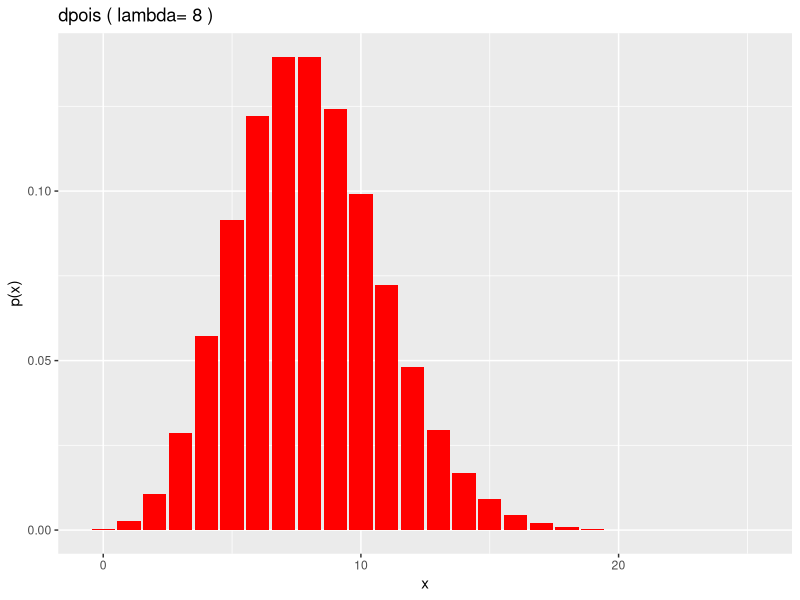
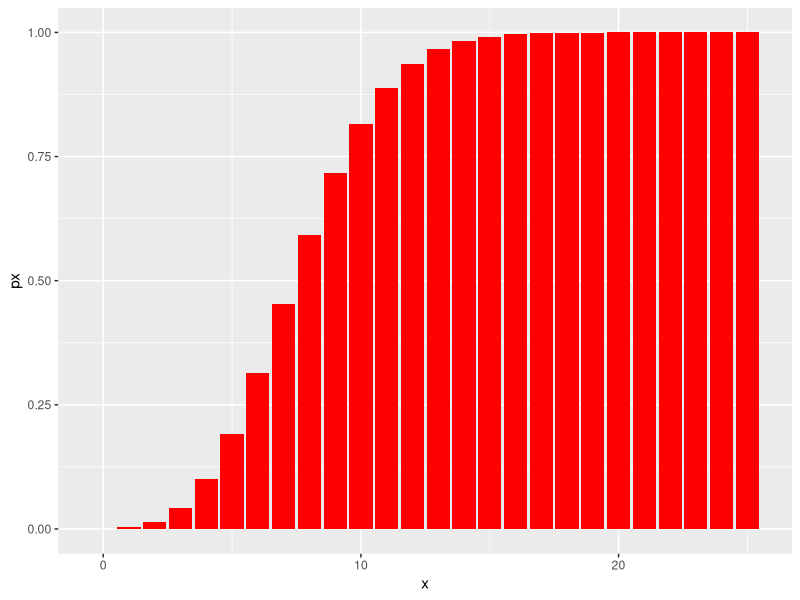
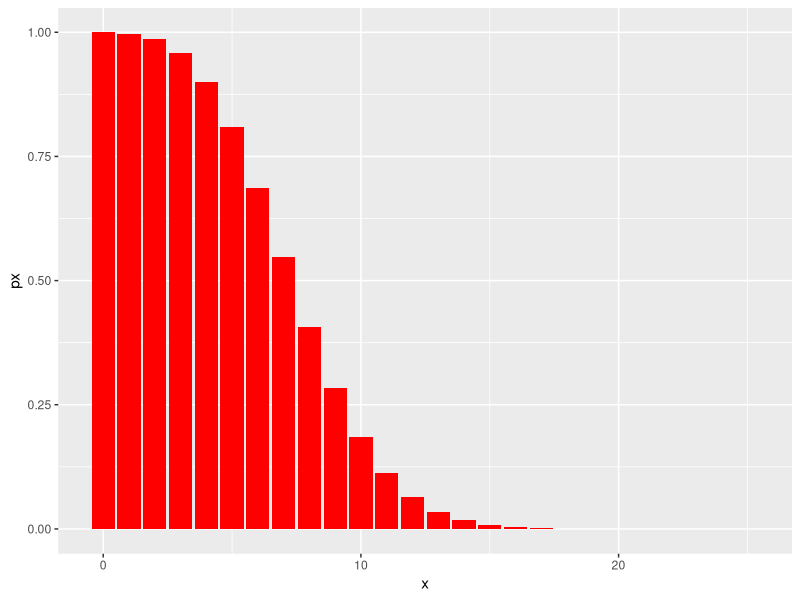
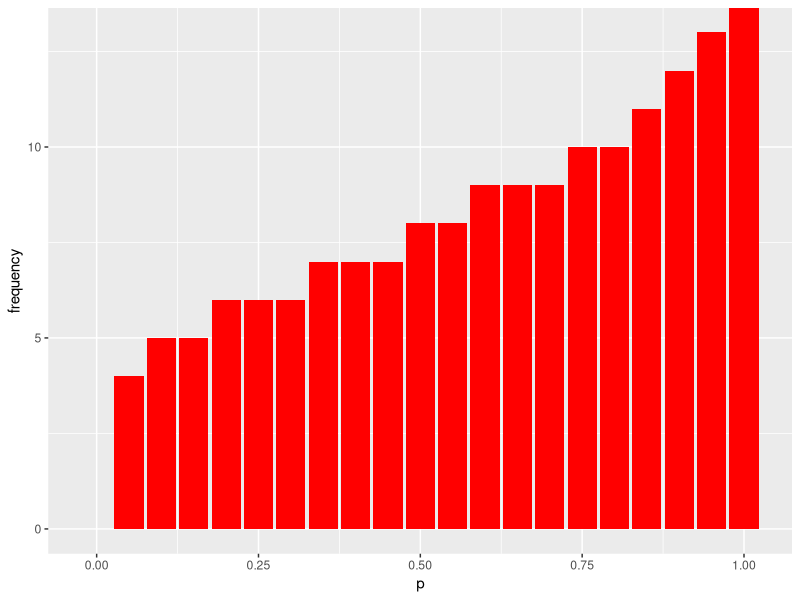
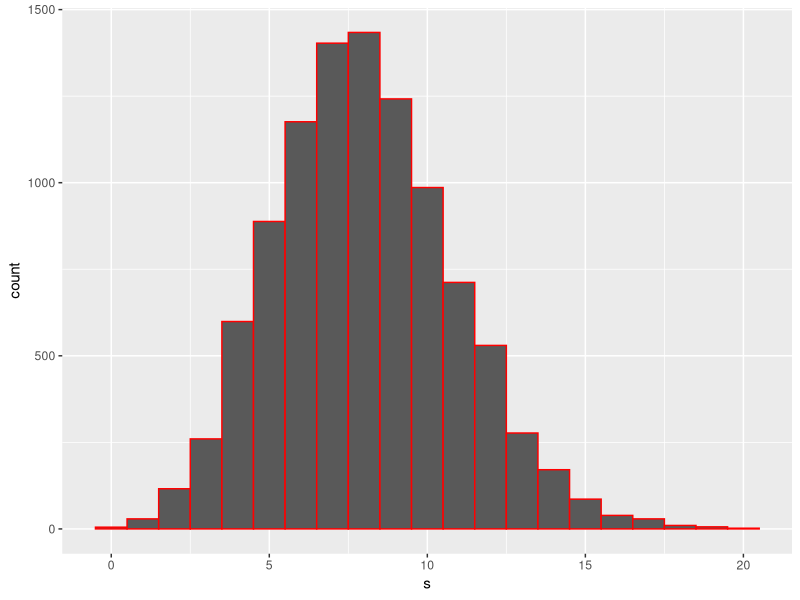
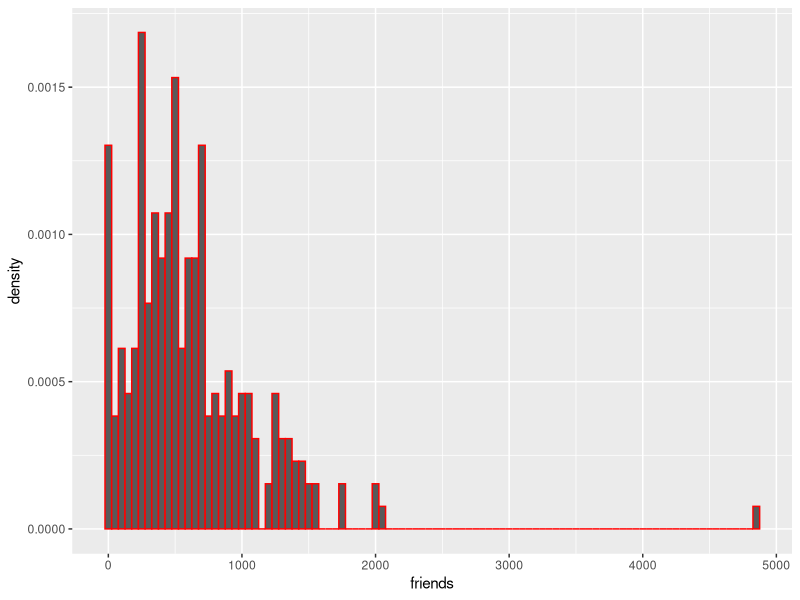
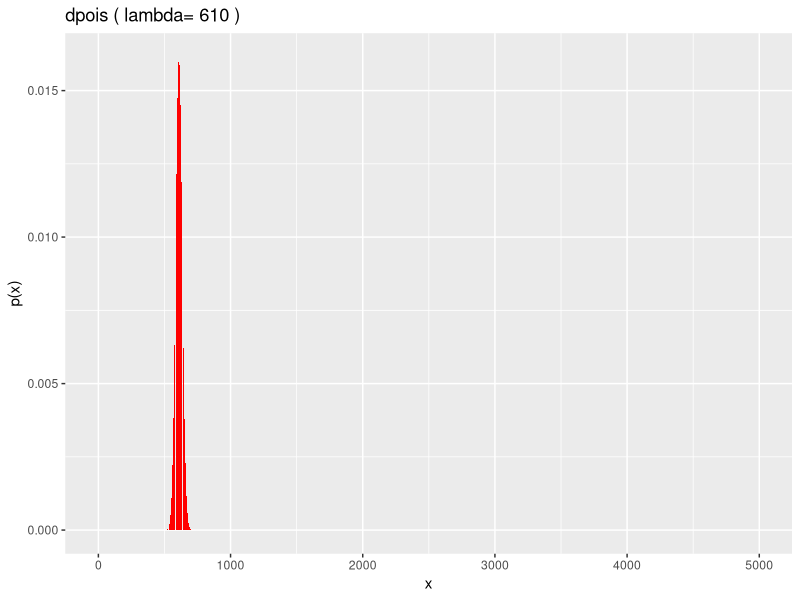

Reproduce these figures in R, in order.
## ---- chunk 1
library(tidyverse)
## ---- chunk 2
dpois(x=4, lambda=8)
## ---- chunk 3
x <- c(0:25)
lambda <- 8
df <- data.frame(x, px=dpois(x, lambda))

ggplot(df, aes(x=x,y=px)) +
  geom_col(fill = "red") +
  xlab("x") +
  ylab("p(x)") +
  labs(title = paste("dpois","(","lambda=", lambda,")"))
## ---- chunk 4
ppois(4, 8, lower.tail=T)
## ---- chunk 5
ppois(16, 8, lower.tail=F)
## ---- chunk 6
x <- c(0:25)
lambda <- 8
df <- data.frame(x, px=ppois(x, lambda, lower.tail=T))

ggplot(df, aes(x, px)) +
  geom_col(fill="red")

## ---- chunk 7
x <- c(0:25)
lambda <- 8
df <- data.frame(x, px=ppois(x, lambda, lower.tail=F))

ggplot(df, aes(x, px)) +
  geom_col(fill="red")

## ---- chunk 8
qpois(0.9, 8)
## ---- chunk 9
p <- seq(0, 1, 0.05)
lambda <- 8
df <- data.frame(p, frequency=qpois(p, lambda, lower.tail=T))

ggplot(df, aes(p, frequency)) +
  geom_col(fill="red")
## ---- chunk 10
rpois(10, 8)
## ---- chunk 11

df <- data.frame(s=rpois(10000, 8))
ggplot(df, aes(s)) +
  geom_histogram(binwidth=1, color="red")
## ---- chunk 12
survey <- read.csv( "datasets/precourse.csv")
ggplot(survey, aes(x=friends)) +
  geom_histogram(aes(y=..density..), color="red", binwidth=50)


x <- c(0:5000)
lambda <- 610
df <- data.frame(x, px=dpois(x, lambda))

ggplot(df, aes(x=x,y=px)) +
  geom_col(fill = "red") +
  xlab("x") +
  ylab("p(x)") +
  labs(title = paste("dpois","(","lambda=", lambda,")"))
